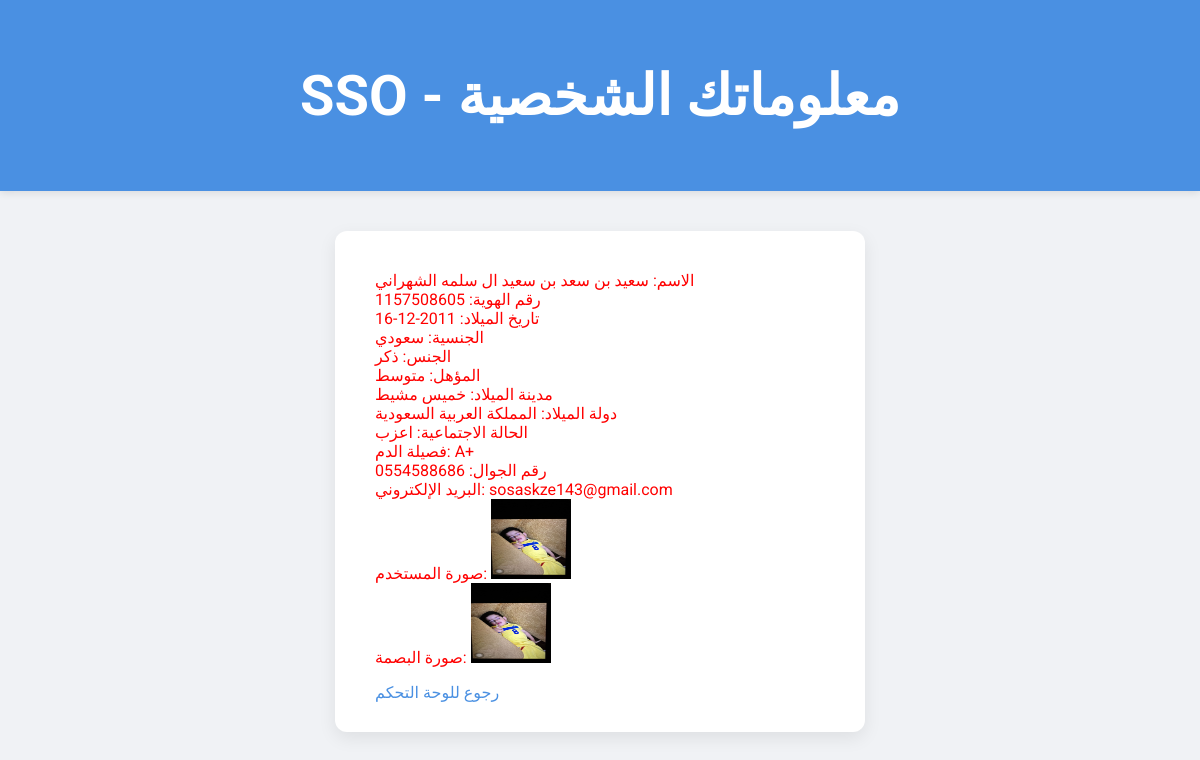
/view_info (signed in), run on the app's committed database.
### app.py (models this page shows)
class User(db.Model):
    id = db.Column(db.Integer, primary_key=True)
    full_name = db.Column(db.String(150))
    national_id = db.Column(db.String(50), unique=True)
    birth_date = db.Column(db.Date)
    nationality = db.Column(db.String(50))
    gender = db.Column(db.String(10))
    qualification = db.Column(db.String(50))
    birth_city = db.Column(db.String(50))
    birth_country = db.Column(db.String(50))
    marital_status = db.Column(db.String(20))
    blood_type = db.Column(db.String(10))
    phone_number = db.Column(db.String(20), unique=True)
    email = db.Column(db.String(150), unique=True)
    profile_image = db.Column(db.String(200))
    fingerprint_image = db.Column(db.String(200))
    password_hash = db.Column(db.String(256))
    email_verified = db.Column(db.Boolean, default=False)
    created_at = db.Column(db.DateTime, default=datetime.utcnow)
    verification_code = db.Column(db.String(10), nullable=True)

### app.py (the view)
@app.route('/view_info')
@token_required
def view_info(current_user):
    return render_template('view_info.html', user=current_user)

### app.py (called while the page is built)
def token_required(f):
    @wraps(f)
    def decorated(*args, **kwargs):
        token = session.get('token')
        if not token:
            return redirect(url_for('login'))
        try:
            data = jwt.decode(token, app.secret_key, algorithms=['HS256'])
            current_user = User.query.get(data.get('user_id'))
            if not current_user:
                flash("المستخدم غير موجود")
                return redirect(url_for('login'))
        except jwt.ExpiredSignatureError:
            flash("انتهت صلاحية الجلسة، الرجاء تسجيل الدخول مجددًا.")
            return redirect(url_for('login'))
        except Exception:
            flash("هناك خطأ في التوكن، الرجاء تسجيل الدخول.")
            return redirect(url_for('login'))
        return f(current_user, *args, **kwargs)
    return decorated

### templates/view_info.html (shortened to what this page needs)
<!DOCTYPE html>
<html lang="ar">
<head>
<link rel="stylesheet" href="{{ url_for('static', filename='style.css') }}">
</head>
<body>
<div class="header">
    <h1>SSO - معلوماتك الشخصية</h1>
</div>
<div class="container">
    <ul>
        <li>الاسم: {{ user.full_name }}</li>
        <li>رقم الهوية: {{ user.national_id }}</li>
        <li>تاريخ الميلاد: {{ user.birth_date.strftime('%Y-%m-%d') }}</li>
        <li>الجنسية: {{ user.nationality }}</li>
        <li>الجنس: {{ user.gender }}</li>
        <li>المؤهل: {{ user.qualification }}</li>
        <li>مدينة الميلاد: {{ user.birth_city }}</li>
        <li>دولة الميلاد: {{ user.birth_country }}</li>
        <li>الحالة الاجتماعية: {{ user.marital_status }}</li>
        <li>فصيلة الدم: {{ user.blood_type }}</li>
        <li>رقم الجوال: {{ user.phone_number }}</li>
        <li>البريد الإلكتروني: {{ user.email }}</li>
        <li>صورة المستخدم: <img src="{{ url_for('static', filename=user.profile_image.split('static/')[-1]) }}" width="80" height="80"></li>
        <li>صورة البصمة: <img src="{{ url_for('static', filename=user.fingerprint_image.split('static/')[-1]) }}" width="80" height="80"></li>
    </ul>
    <a href="{{ url_for('dashboard') }}">رجوع للوحة التحكم</a>
</div>
</body>
</html>

### static/style.css (style rules this page uses)
body { font-family: 'Roboto', sans-serif; background-color: #f0f2f5; margin: 0; padding: 0; min-height: 100vh; }
.header { background-color: #4a90e2; padding: 25px 0; text-align: center; color: white; font-size: 28px; font-weight: 700; box-shadow: 0 2px 8px rgba(0,0,0,0.1); }
.container { max-width: 450px; margin: 40px auto; background-color: #ffffff; padding: 30px 40px; border-radius: 12px; box-shadow: 0 6px 18px rgba(0,0,0,0.08); }
a { color: #4a90e2; text-decoration: none; }
ul { list-style: none; padding: 0; margin-top: 10px; color: red; }
body, html { overflow-y: auto; }

### data on the page
User: full_name "سعيد بن سعد بن سعيد ال سلمه الشهراني", national_id "1157508605", birth_date "2011-12-16", nationality "سعودي", gender "ذكر", qualification "متوسط", birth_city "خميس مشيط", birth_country "المملكة العربية السعودية", marital_status "اعزب", blood_type "A+", phone_number "0554588686", email "sosaskze143@gmail.com", profile_image (picture), fingerprint_image (picture)
